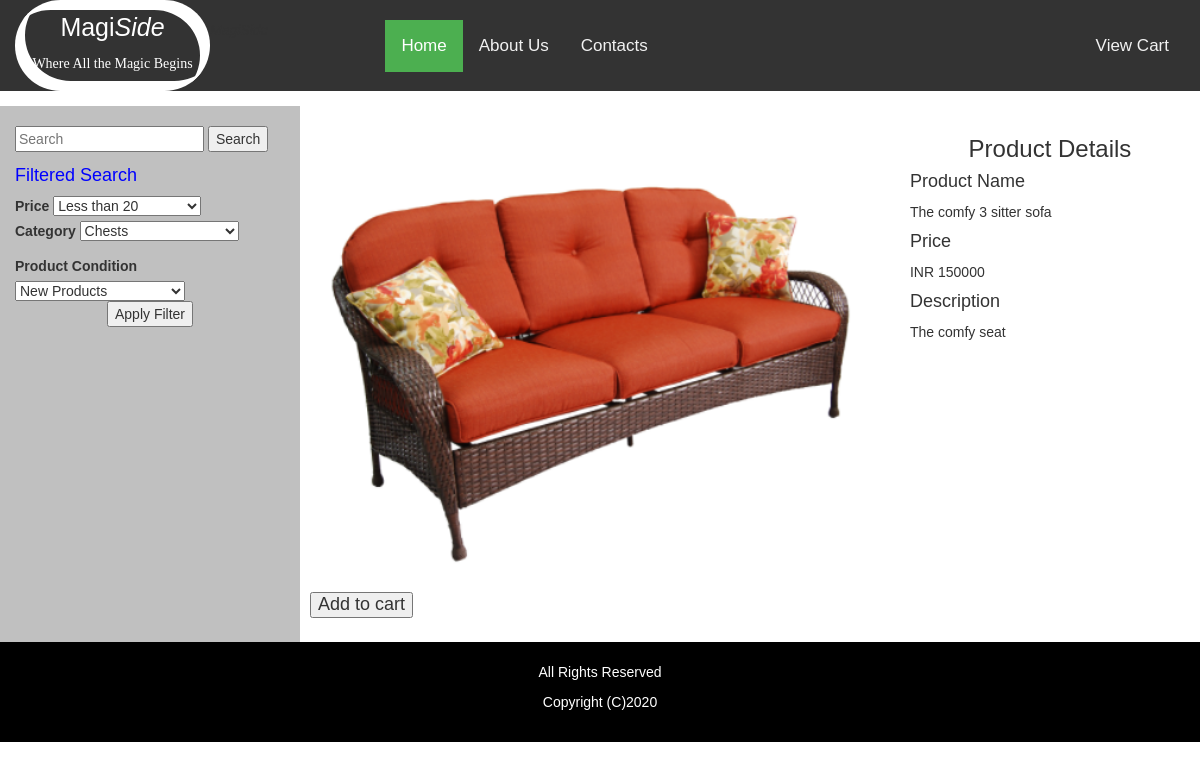
The app's page /view.php?productid=9&view=1 with its own data.
### tables this page shows
CREATE TABLE `products` (
  `productid` int(100) NOT NULL,
  `productname` varchar(200) NOT NULL,
  `description` text NOT NULL,
  `price` varchar(100) NOT NULL,
  `offerprice` varchar(100) NOT NULL,
  `imagelink` text NOT NULL,
  `extraimages` text NOT NULL,
  `availability` varchar(200) NOT NULL,
  `category` varchar(200) NOT NULL,
  `status` varchar(200) NOT NULL,
  `productcondition` varchar(100) NOT NULL
);

### view.php (the view, shortened to what this page needs)
<?PHP
include('includes/prebody.php');
?>
				<div class="row" style='background-color:silver;' >
				  <?PHP
		include('sidemenu.php');
		?>
				  <div class='col-md-9' style='padding-top:0px; background-color:white;'>
				  <div class='row' >
					<?PHP
					$check=0;
					$productid=1;
					if(isset($_GET['view']))
						{
							$productid=$_GET['productid'];
							$check=1;
						}
					$SQL = "SELECT * FROM products WHERE productid = $productid ORDER BY productid DESC ";
					$result1 = mysqli_query($conn, $SQL);
						$num_rows1 = mysqli_num_rows($result1);
									if ($num_rows1 < 1)
												{
												echo "<p style='color: red;'>Products not found.</p>";
												}
						else
						{
					while($row = mysqli_fetch_array($result1, MYSQLI_ASSOC))
						{
					echo "<div class='col-md-8' style='padding:10px'>";
					$imagelink=$row['imagelink'];
					$productid=$row['productid'];
					$description=$row['description'];
					$price=$row['offerprice'];
					$productname=$row['productname'];
					$form1="form$productid";
					$results1="results$productid";
					$addbutton="add$productid";
					echo "<img src='$imagelink'   alt='image' width='100%' />";
				echo"
					<form id= '$form1' >
        <input type='hidden' name='visitorid' value=$visitorid >
        <input type='hidden' name='productid' value='$productid' >
		<h4><input type='submit' name='add' id='$addbutton' value='Add to cart'> </h4>
			<div style='padding: 0px; background-color: black; color: white; position: fixed; top: 30%; left: 20%; z-index:400000; width: 60%; text-align:center' id='$results1'> </div>
					</form>
					";
					echo "</div>";
						}
						}
								?>
			<div class='col-md-4' style='padding:10px'>
			<?PHP
			if($check==1)
			{
			echo " <h3 style='text-align:center;'>Product Details </h3>
			<h4>Product Name</h4>
					<p>$productname </p>
					<h4>Price</h4>
					<p>$currency $price </p>
					<h4>Description</h4>
					<p>$description </p>
				";
			}
			?>
			</div>
			</div>
								</div>
				  </div>
	<?PHP
		include('includes/footer.php');
	?>
   </div>
   </body>
   </html>

### includes/prebody.php (style rules this page uses)
body { margin: 0; font-size: 14px; font-family: Arial, Helvetica, sans-serif; }

### records on screen
products: imagelink (picture), productname "The comfy 3 sitter sofa", offerprice "150000", description "The comfy seat"

### other values on screen
$currency "INR"
form field searchcategory "Chests"
